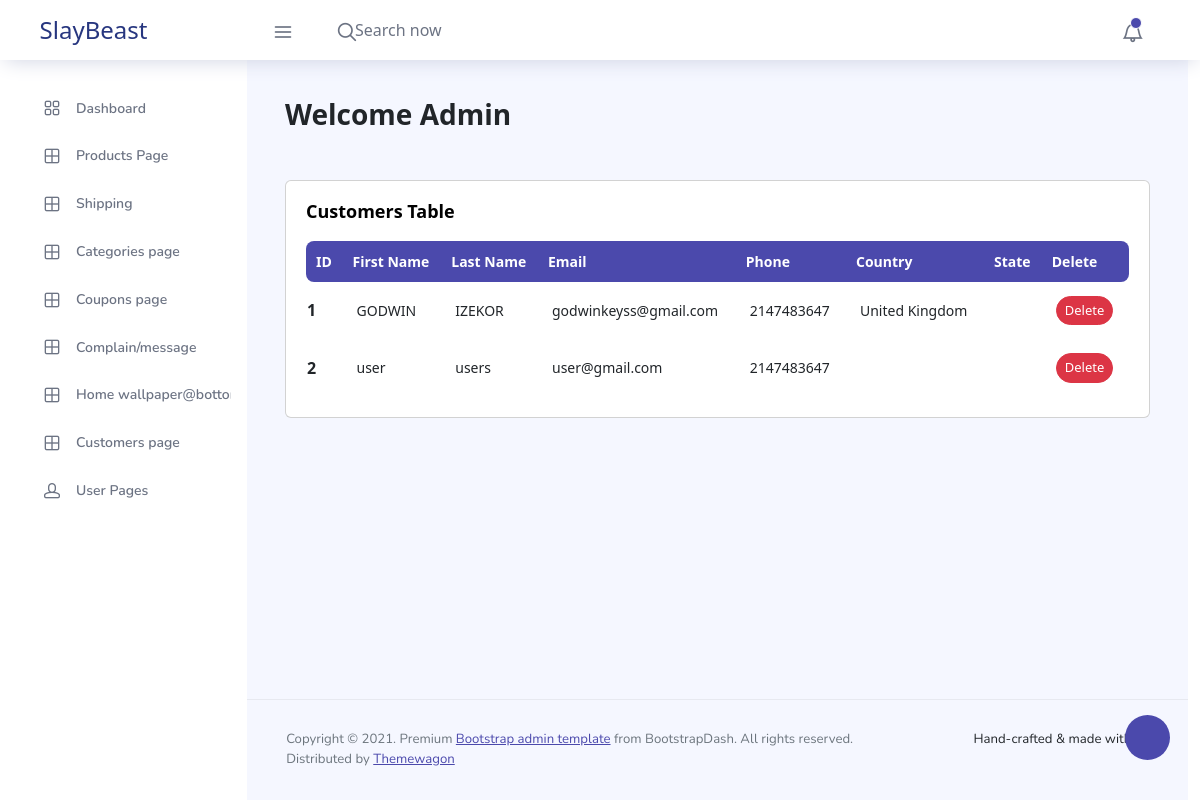
Page /admin/customers.php on the committed database.
### tables this page shows
CREATE TABLE `users` (
  `user_id` int(11) NOT NULL,
  `first_name` varchar(100) NOT NULL,
  `last_name` varchar(100) NOT NULL,
  `user_email` varchar(255) NOT NULL,
  `phone` int(15) NOT NULL,
  `password` varchar(255) NOT NULL,
  `country` varchar(255) DEFAULT NULL,
  `user_state` varchar(255) DEFAULT NULL,
  `created_at` timestamp NOT NULL DEFAULT current_timestamp(),
  `update_at` timestamp NULL DEFAULT current_timestamp()
);

### admin/customers.php (the view, shortened to what this page needs)
<?php
include('layout/header.php');
include('../config/dbcon.php');
?>
<?php
if(isset($_GET['page_no']) && $_GET['page_no'] != ""){
    $page_no = $_GET['page_no'];
}else{
    $page_no =1;
}
$total_records_per_page = 10;
$offset = ($page_no-1) * $total_records_per_page;
$stmt2 =$pdo->prepare("SELECT * FROM users  LIMIT $offset, $total_records_per_page");
$stmt2->execute();
$products = $stmt2->fetchAll(PDO::FETCH_ASSOC);
?>
    <div class="container-fluid page-body-wrapper">
      <div class="theme-setting-wrapper">
        <div id="settings-trigger"><i class="ti-settings"></i></div>
      </div>
      <?php include('layout/sidebar.php')  ?>
      <div class="main-panel">
        <div class="content-wrapper">
          <div class="row">
            <div class="col-md-12 grid-margin">
              <div class="row">
                <div class="col-12 col-xl-8 mb-4 mb-xl-0">
                  <h3 class="font-weight-bold">Welcome Admin</h3>
                </div>
              </div>
            </div>
          </div>
          <div class="row">
            <div class="col-md-12 grid-margin stretch-card">
              <div class="card">
                <div class="card-body">
                  <p class="card-title">Customers Table</p>
                  <div class="row">
                    <div class="col-12">
                      <div class="table-responsive">
                        <table id="" class="display expandable-table" style="width:100%">
                          <thead>
                            <tr>
                                  <th>ID</th>
                                    <th>First Name</th>
                                    <th scope="col">Last Name</th>
                                    <th scope="col">Email</th>
                                    <th scope="col">Phone</th>
                                    <th scope="col">Country</th>
                                    <th scope="col">State</th>
                                    <th scope="col">Delete</th>
                            </tr>
                          </thead>
                          <tbody>
                          <?php foreach( $products as $product): ?>
                            <tr>
                            <th scope="row"data-title="Product Id"><?php echo $product['user_id']; ?></th>
                                    <td ><?php echo $product['first_name']; ?></td>
                                    <td><?php echo $product['last_name']; ?></td>
                                    <td><?php echo $product['user_email']; ?></td>
                                    <td ><?php echo $product['phone']; ?></td>
                                    <td ><?php echo $product['country']; ?></td>
                                    <td><?php echo $product['user_state']; ?></td>
                                    <td><a href="delete_customer.php?user_id=<?php echo $product['user_id']; ?>" class="btn btn-danger btn-sm">Delete</a></td>
                            </tr>
                            <?php endforeach;   ?>
                          </tbody>
                      </table>
                      </div>
                    </div>
                  </div>
                  </div>
                </div>
              </div>
            </div>
        </div>
        <?php  include('layout/footer.php'); ?>

### rows in the picture
users: user_id "1", first_name "GODWIN", last_name "IZEKOR", user_email "godwinkeyss@gmail.com", phone "2147483647", country "United Kingdom"
users: user_id "2", first_name "user", last_name "users", user_email "user@gmail.com", phone "2147483647"
